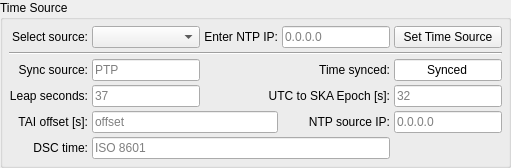
         <widget class="QGroupBox" name="groupBox_time_status">
          <property name="title">
           <string>Time Source</string>
          </property>
          <layout class="QGridLayout" name="gridLayout_27">
           <property name="leftMargin">
            <number>6</number>
           </property>
           <property name="topMargin">
            <number>6</number>
           </property>
           <property name="rightMargin">
            <number>6</number>
           </property>
           <property name="bottomMargin">
            <number>6</number>
           </property>
           <property name="spacing">
            <number>4</number>
           </property>
           <item row="0" column="1">
            <widget class="QComboBox" name="combobox_time_source">
             <property name="minimumSize">
              <size>
               <width>0</width>
               <height>22</height>
              </size>
             </property>
             <property name="opcua_type" stdset="0">
              <string>DscTimeSyncSourceType</string>
             </property>
             <property name="opcua" stdset="0">
              <string/>
             </property>
            </widget>
           </item>
           <item row="0" column="2">
            <widget class="QLabel" name="label_118">
             <property name="text">
              <string>Enter NTP IP:</string>
             </property>
             <property name="alignment">
              <set>Qt::AlignmentFlag::AlignRight|Qt::AlignmentFlag::AlignTrailing|Qt::AlignmentFlag::AlignVCenter</set>
             </property>
            </widget>
           </item>
           <item row="4" column="2" colspan="2">
            <widget class="QLabel" name="label_117">
             <property name="text">
              <string>UTC to SKA Epoch [s]:</string>
             </property>
             <property name="alignment">
              <set>Qt::AlignmentFlag::AlignRight|Qt::AlignmentFlag::AlignTrailing|Qt::AlignmentFlag::AlignVCenter</set>
             </property>
            </widget>
           </item>
           <item row="0" column="0">
            <widget class="QLabel" name="label_112">
             <property name="text">
              <string>Select source:</string>
             </property>
             <property name="alignment">
              <set>Qt::AlignmentFlag::AlignRight|Qt::AlignmentFlag::AlignTrailing|Qt::AlignmentFlag::AlignVCenter</set>
             </property>
            </widget>
           </item>
           <item row="6" column="1" colspan="3">
            <widget class="QLineEdit" name="lineEdit_14">
             <property name="minimumSize">
              <size>
               <width>0</width>
               <height>22</height>
              </size>
             </property>
             <property name="focusPolicy">
              <enum>Qt::FocusPolicy::NoFocus</enum>
             </property>
             <property name="alignment">
              <set>Qt::AlignmentFlag::AlignLeading|Qt::AlignmentFlag::AlignLeft|Qt::AlignmentFlag::AlignVCenter</set>
             </property>
             <property name="readOnly">
              <bool>true</bool>
             </property>
             <property name="placeholderText">
              <string>ISO 8601</string>
             </property>
             <property name="opcua" stdset="0">
              <string>ServerStatus.CurrentTime</string>
             </property>
            </widget>
           </item>
           <item row="3" column="0">
            <widget class="QLabel" name="label_111">
             <property name="text">
              <string>Sync source:</string>
             </property>
             <property name="alignment">
              <set>Qt::AlignmentFlag::AlignRight|Qt::AlignmentFlag::AlignTrailing|Qt::AlignmentFlag::AlignVCenter</set>
             </property>
            </widget>
           </item>
           <item row="3" column="4">
            <widget class="QLineEdit" name="lineEdit_12">
             <property name="minimumSize">
              <size>
               <width>0</width>
               <height>22</height>
              </size>
             </property>
             <property name="focusPolicy">
              <enum>Qt::FocusPolicy::NoFocus</enum>
             </property>
             <property name="text">
              <string>Synced</string>
             </property>
             <property name="alignment">
              <set>Qt::AlignmentFlag::AlignCenter</set>
             </property>
             <property name="readOnly">
              <bool>true</bool>
             </property>
             <property name="placeholderText">
              <string/>
             </property>
             <property name="opcua" stdset="0">
              <string>Time_cds.Status.TimeSynced</string>
             </property>
             <property name="opcua_type" stdset="0">
              <string>Boolean</string>
             </property>
             <property name="led_colour" stdset="0">
              <string>green</string>
             </property>
            </widget>
           </item>
           <item row="5" column="3">
            <widget class="QLabel" name="label_115">
             <property name="text">
              <string>NTP source IP:</string>
             </property>
             <property name="alignment">
              <set>Qt::AlignmentFlag::AlignRight|Qt::AlignmentFlag::AlignTrailing|Qt::AlignmentFlag::AlignVCenter</set>
             </property>
            </widget>
           </item>
           <item row="5" column="0">
            <widget class="QLabel" name="label_114">
             <property name="text">
              <string>TAI offset [s]:</string>
             </property>
             <property name="alignment">
              <set>Qt::AlignmentFlag::AlignRight|Qt::AlignmentFlag::AlignTrailing|Qt::AlignmentFlag::AlignVCenter</set>
             </property>
            </widget>
           </item>
           <item row="4" column="4">
            <widget class="QLineEdit" name="lineEdit_13">
             <property name="minimumSize">
              <size>
               <width>0</width>
               <height>22</height>
              </size>
             </property>
             <property name="focusPolicy">
              <enum>Qt::FocusPolicy::NoFocus</enum>
             </property>
             <property name="alignment">
              <set>Qt::AlignmentFlag::AlignLeading|Qt::AlignmentFlag::AlignLeft|Qt::AlignmentFlag::AlignVCenter</set>
             </property>
             <property name="readOnly">
              <bool>true</bool>
             </property>
             <property name="placeholderText">
              <string>32</string>
             </property>
             <property name="opcua" stdset="0">
              <string>Time_cds.Status.UTCtoSkaEpochSec</string>
             </property>
            </widget>
           </item>
           <item row="0" column="3">
            <widget class="QLineEdit" name="line_edit_ntp_source_addr">
             <property name="enabled">
              <bool>true</bool>
             </property>
             <property name="minimumSize">
              <size>
               <width>0</width>
               <height>22</height>
              </size>
             </property>
             <property name="alignment">
              <set>Qt::AlignmentFlag::AlignLeading|Qt::AlignmentFlag::AlignLeft|Qt::AlignmentFlag::AlignVCenter</set>
             </property>
             <property name="placeholderText">
              <string>0.0.0.0</string>
             </property>
             <property name="opcua" stdset="0">
              <string/>
             </property>
            </widget>
           </item>
           <item row="0" column="4">
            <widget class="QPushButton" name="button_set_time_source">
             <property name="enabled">
              <bool>true</bool>
             </property>
             <property name="minimumSize">
              <size>
               <width>0</width>
               <height>22</height>
              </size>
             </property>
             <property name="text">
              <string>Set Time Source</string>
             </property>
             <property name="opcua" stdset="0">
              <string/>
             </property>
            </widget>
           </item>
           <item row="1" column="0" colspan="5">
            <widget class="Line" name="line">
             <property name="orientation">
              <enum>Qt::Orientation::Horizontal</enum>
             </property>
            </widget>
           </item>
           <item row="4" column="0">
            <widget class="QLabel" name="label_113">
             <property name="text">
              <string>Leap seconds:</string>
             </property>
             <property name="alignment">
              <set>Qt::AlignmentFlag::AlignRight|Qt::AlignmentFlag::AlignTrailing|Qt::AlignmentFlag::AlignVCenter</set>
             </property>
            </widget>
           </item>
           <item row="3" column="1">
            <widget class="QLineEdit" name="lineEdit_9">
             <property name="minimumSize">
              <size>
               <width>0</width>
               <height>22</height>
              </size>
             </property>
             <property name="focusPolicy">
              <enum>Qt::FocusPolicy::NoFocus</enum>
             </property>
             <property name="alignment">
              <set>Qt::AlignmentFlag::AlignLeading|Qt::AlignmentFlag::AlignLeft|Qt::AlignmentFlag::AlignVCenter</set>
             </property>
             <property name="readOnly">
              <bool>true</bool>
             </property>
             <property name="placeholderText">
              <string>PTP</string>
             </property>
             <property name="opcua" stdset="0">
              <string>Time_cds.Status.DscTimeSyncSource</string>
             </property>
             <property name="opcua_type" stdset="0">
              <string>DscTimeSyncSourceType</string>
             </property>
            </widget>
           </item>
           <item row="5" column="4">
            <widget class="QLineEdit" name="lineEdit_11">
             <property name="minimumSize">
              <size>
               <width>0</width>
               <height>22</height>
              </size>
             </property>
             <property name="focusPolicy">
              <enum>Qt::FocusPolicy::NoFocus</enum>
             </property>
             <property name="alignment">
              <set>Qt::AlignmentFlag::AlignLeading|Qt::AlignmentFlag::AlignLeft|Qt::AlignmentFlag::AlignVCenter</set>
             </property>
             <property name="readOnly">
              <bool>true</bool>
             </property>
             <property name="placeholderText">
              <string>0.0.0.0</string>
             </property>
             <property name="opcua" stdset="0">
              <string>Time_cds.Status.TimeSourceAddrNTP</string>
             </property>
            </widget>
           </item>
           <item row="3" column="2" colspan="2">
            <widget class="QLabel" name="label_116">
             <property name="text">
              <string>Time synced:</string>
             </property>
             <property name="alignment">
              <set>Qt::AlignmentFlag::AlignRight|Qt::AlignmentFlag::AlignTrailing|Qt::AlignmentFlag::AlignVCenter</set>
             </property>
            </widget>
           </item>
           <item row="6" column="0">
            <widget class="QLabel" name="label_119">
             <property name="text">
              <string>DSC time:</string>
             </property>
             <property name="alignment">
              <set>Qt::AlignmentFlag::AlignRight|Qt::AlignmentFlag::AlignTrailing|Qt::AlignmentFlag::AlignVCenter</set>
             </property>
            </widget>
           </item>
           <item row="4" column="1">
            <widget class="QLineEdit" name="lineEdit_8">
             <property name="minimumSize">
              <size>
               <width>0</width>
               <height>22</height>
              </size>
             </property>
             <property name="focusPolicy">
              <enum>Qt::FocusPolicy::NoFocus</enum>
             </property>
             <property name="alignment">
              <set>Qt::AlignmentFlag::AlignLeading|Qt::AlignmentFlag::AlignLeft|Qt::AlignmentFlag::AlignVCenter</set>
             </property>
             <property name="readOnly">
              <bool>true</bool>
             </property>
             <property name="placeholderText">
              <string>37</string>
             </property>
             <property name="opcua" stdset="0">
              <string>Time_cds.Status.LeapSecPTP</string>
             </property>
            </widget>
           </item>
           <item row="5" column="1" colspan="2">
            <widget class="QLineEdit" name="lineEdit_10">
             <property name="minimumSize">
              <size>
               <width>0</width>
               <height>22</height>
              </size>
             </property>
             <property name="focusPolicy">
              <enum>Qt::FocusPolicy::NoFocus</enum>
             </property>
             <property name="alignment">
              <set>Qt::AlignmentFlag::AlignLeading|Qt::AlignmentFlag::AlignLeft|Qt::AlignmentFlag::AlignVCenter</set>
             </property>
             <property name="readOnly">
              <bool>true</bool>
             </property>
             <property name="placeholderText">
              <string>offset</string>
             </property>
             <property name="opcua" stdset="0">
              <string>Time_cds.Status.TAIoffset</string>
             </property>
            </widget>
           </item>
          </layout>
         </widget>
